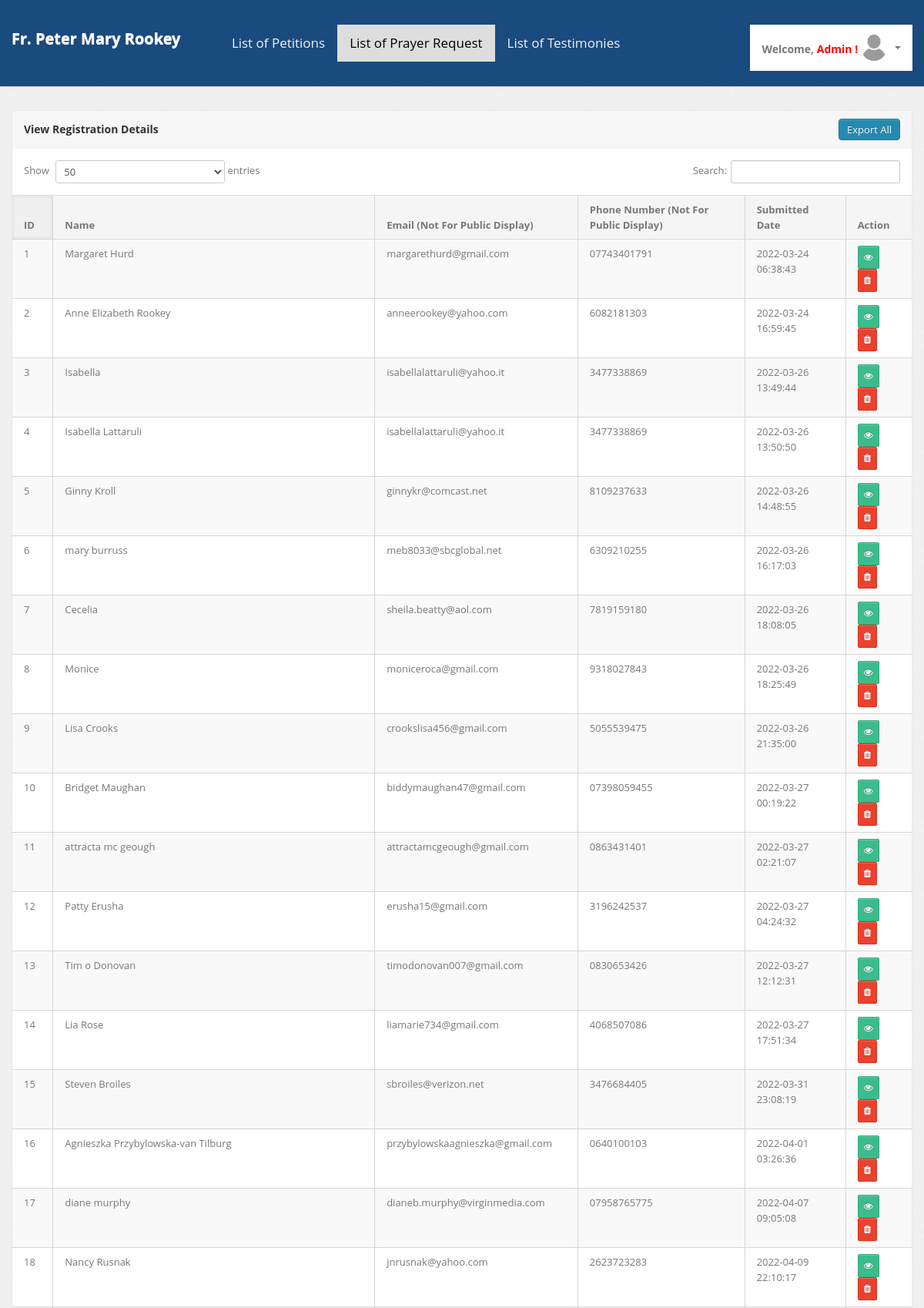
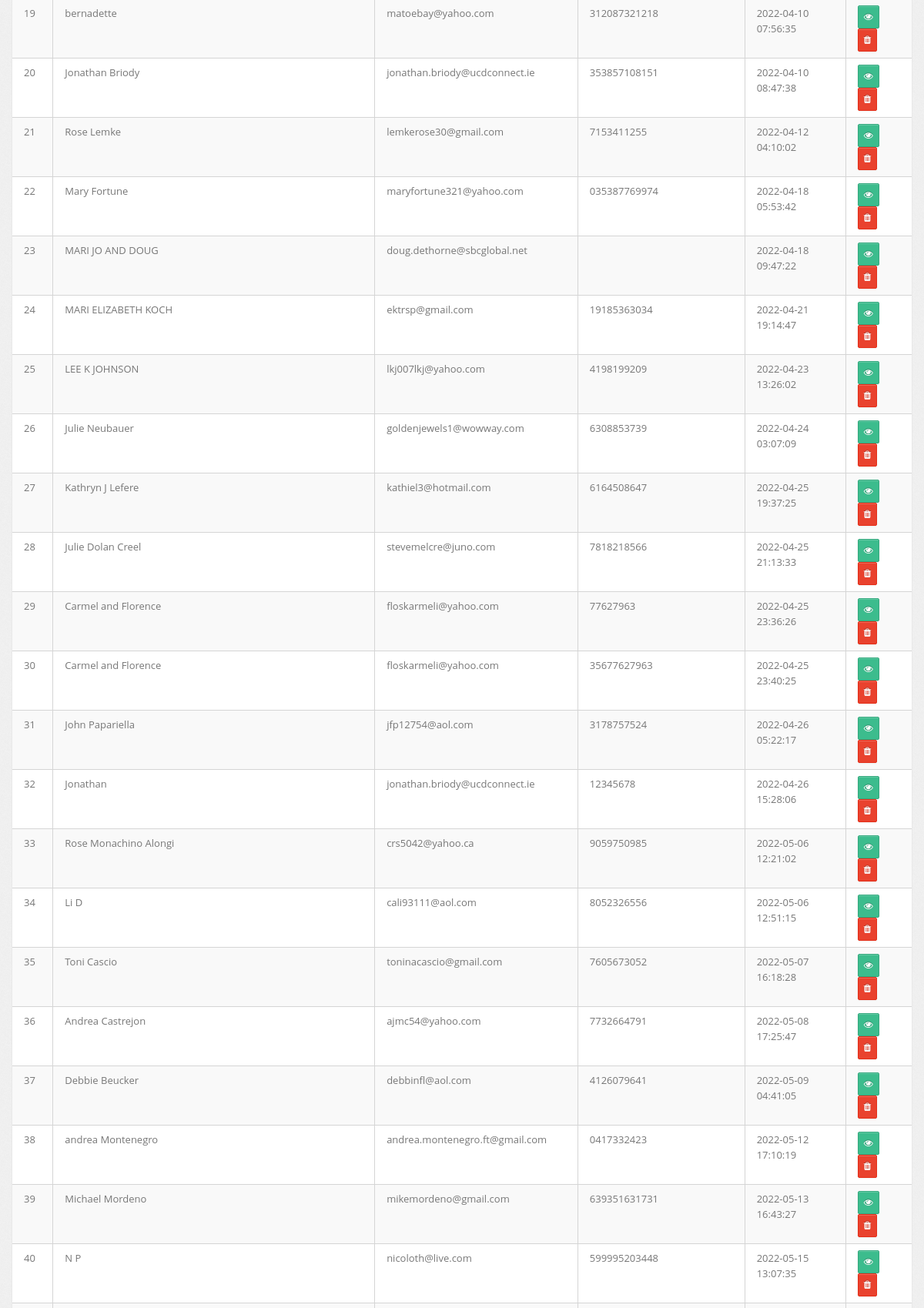
Screenshot of /admin-dashboard/prayer-request-list.php (signed in, upper part) with the database file from the repository (2 pictures, top to bottom).
### tables this page shows
CREATE TABLE IF NOT EXISTS `prayer_request` (
  `id` int unsigned NOT NULL AUTO_INCREMENT,
  `name` varchar(255) NOT NULL,
  `lname` varchar(255) DEFAULT NULL,
  `email` varchar(255) NOT NULL,
  `phone_number` varchar(50) DEFAULT NULL,
  `message` text,
  `created_at` timestamp NULL DEFAULT CURRENT_TIMESTAMP,
  PRIMARY KEY (`id`)
);

### admin-dashboard/prayer-request-list.php (the view, shortened to what this page needs)
<?php
    require('config.php');
?>
<!DOCTYPE html>
<html lang="en">
    <head>
        <link type="text/css" href="bootstrap/css/bootstrap.min.css" rel="stylesheet">
        <link type="text/css" href="bootstrap/css/bootstrap-responsive.min.css" rel="stylesheet">
        <link type="text/css" href="css/theme.css" rel="stylesheet">
        <link type="text/css" href="images/icons/css/font-awesome.css" rel="stylesheet">
        <link rel="stylesheet" href="https://cdnjs.cloudflare.com/ajax/libs/font-awesome/4.7.0/css/font-awesome.min.css">
    </head>
    <body>
        <div class="navbar navbar-fixed-top">
            <div class="navbar-inner">
               <?php include_once('top-header.php');?>
            </div>
        </div>
        <div class="wrapper">
            <div class="container">
                <div class="row">
                    <div class="span12">
                        <div class="content">
                            <div class="module">
                            	<div class="module-head">
                                  	<div class="flex-div title">
                                      <h3>View Registration Details</h3>
                                    </div>
                                  	<div class="flex-div button">
                                      <form method="post" action="export_prayer_request.php">
                                         <input type="submit" name="export" class="btn btn-primary export-btn" value="Export All">
                                      </form>
                                    </div>
								</div>
                                <div class="module-body table">
                                    <table id="example" class="display table table-bordered table-striped" width="100%" style="width:100%">
                                        <thead>
                                            <tr>
                                                <th>
                                                    ID
                                                </th>
                                                <th>
                                                    Name
                                                </th>
                                                <th>
                                                    Email (Not For Public Display)
                                                </th>
                                                <th style="width: 115px !important;">
                                                	Phone Number (Not For Public Display)
                                                </th>
                                                <th style="width: 100px !important;">
                                                	Submitted Date
                                                </th>
                                                 <th>Action</th>
                                            </tr>
                                        </thead>
                                        <tbody>
                                        	<?php	$i=1;
												$sql = "SELECT * FROM `prayer_request` ORDER BY `id` ASC  ";
                                                $query = $conn->query($sql);
												while($row = $query->fetch_assoc()) {
                                                        echo
                                                        "<tr>
                                                            <td>".$i."</td>
                                                            <td>".$row['name']."</td>
                                                            <td>".$row['email']."</td>
                                                            <td>".$row['phone_number']."</td>
                                                            <td>".$row['created_at']."</td>
                                                            <td>
                                                            <a href='prayer-request-view.php?id=".$row['id']."' class='btn btn-success btn-sm'  title='View'><i class='fa fa-eye' aria-hidden='true'></i></a>
                                                            <a href='prayer-request-delete.php?id=".$row['id']."' class='btn btn-danger btn-sm'  title='Delete'><i class='fa fa-trash' aria-hidden='true'></i></a>
                                                            </td>
                                                        </tr>";
													$i++;
												}
											?>
										</tbody>
                                    </table>
                                </div>
                            </div>
                        </div>
                    </div>
                </div>
            </div>
        </div>
	</body>
</html>

### rows the page displays
prayer_request: name "Margaret Hurd", email "margarethurd@gmail.com", phone_number "07743401791", created_at "2022-03-24 06:38:43"
prayer_request: name "Anne Elizabeth Rookey", email "anneerookey@yahoo.com", phone_number "6082181303", created_at "2022-03-24 16:59:45"
prayer_request: name "Isabella", email "isabellalattaruli@yahoo.it", phone_number "3477338869", created_at "2022-03-26 13:49:44"
prayer_request: name "Isabella Lattaruli", email "isabellalattaruli@yahoo.it", phone_number "3477338869", created_at "2022-03-26 13:50:50"
prayer_request: name "Ginny Kroll", email "ginnykr@comcast.net", phone_number "8109237633", created_at "2022-03-26 14:48:55"
prayer_request: name "mary burruss", email "meb8033@sbcglobal.net", phone_number "6309210255", created_at "2022-03-26 16:17:03"
prayer_request: name "Cecelia", email "sheila.beatty@aol.com", phone_number "7819159180", created_at "2022-03-26 18:08:05"
prayer_request: name "Monice", email "moniceroca@gmail.com", phone_number "9318027843", created_at "2022-03-26 18:25:49"
prayer_request: name "Lisa Crooks", email "crookslisa456@gmail.com", phone_number "5055539475", created_at "2022-03-26 21:35:00"
prayer_request: name "Bridget Maughan", email "biddymaughan47@gmail.com", phone_number "07398059455", created_at "2022-03-27 00:19:22"
prayer_request: name "attracta mc geough", email "attractamcgeough@gmail.com", phone_number "0863431401", created_at "2022-03-27 02:21:07"
prayer_request: name "Patty Erusha", email "erusha15@gmail.com", phone_number "3196242537", created_at "2022-03-27 04:24:32"
prayer_request: name "Tim o Donovan", email "timodonovan007@gmail.com", phone_number "0830653426", created_at "2022-03-27 12:12:31"
prayer_request: name "Lia Rose", email "liamarie734@gmail.com", phone_number "4068507086", created_at "2022-03-27 17:51:34"
prayer_request: name "Steven Broiles", email "sbroiles@verizon.net", phone_number "3476684405", created_at "2022-03-31 23:08:19"
prayer_request: name "Agnieszka Przybylowska-van Tilburg", email "przybylowskaagnieszka@gmail.com", phone_number "0640100103", created_at "2022-04-01 03:26:36"
prayer_request: name "diane murphy", email "dianeb.murphy@virginmedia.com", phone_number "07958765775", created_at "2022-04-07 09:05:08"
prayer_request: name "Nancy Rusnak", email "jnrusnak@yahoo.com", phone_number "2623723283", created_at "2022-04-09 22:10:17"
prayer_request: name "bernadette", email "matoebay@yahoo.com", phone_number "312087321218", created_at "2022-04-10 07:56:35"
prayer_request: name "Jonathan Briody", email "jonathan.briody@ucdconnect.ie", phone_number "353857108151", created_at "2022-04-10 08:47:38"
prayer_request: name "Rose Lemke", email "lemkerose30@gmail.com", phone_number "7153411255", created_at "2022-04-12 04:10:02"
prayer_request: name "Mary Fortune", email "maryfortune321@yahoo.com", phone_number "035387769974", created_at "2022-04-18 05:53:42"
prayer_request: name "MARI JO AND DOUG", email "doug.dethorne@sbcglobal.net", created_at "2022-04-18 09:47:22"
prayer_request: name "MARI ELIZABETH KOCH", email "ektrsp@gmail.com", phone_number "19185363034", created_at "2022-04-21 19:14:47"
prayer_request: name "LEE K JOHNSON", email "lkj007lkj@yahoo.com", phone_number "4198199209", created_at "2022-04-23 13:26:02"
prayer_request: name "Julie Neubauer", email "goldenjewels1@wowway.com", phone_number "6308853739", created_at "2022-04-24 03:07:09"
prayer_request: name "Kathryn J Lefere", email "kathiel3@hotmail.com", phone_number "6164508647", created_at "2022-04-25 19:37:25"
prayer_request: name "Julie Dolan Creel", email "stevemelcre@juno.com", phone_number "7818218566", created_at "2022-04-25 21:13:33"
prayer_request: name "Carmel and Florence", email "floskarmeli@yahoo.com", phone_number "77627963", created_at "2022-04-25 23:36:26"
prayer_request: name "Carmel and Florence", email "floskarmeli@yahoo.com", phone_number "35677627963", created_at "2022-04-25 23:40:25"
prayer_request: name "John Papariella", email "jfp12754@aol.com", phone_number "3178757524", created_at "2022-04-26 05:22:17"
prayer_request: name "Jonathan", email "jonathan.briody@ucdconnect.ie", phone_number "12345678", created_at "2022-04-26 15:28:06"
prayer_request: name "Rose Monachino Alongi", email "crs5042@yahoo.ca", phone_number "9059750985", created_at "2022-05-06 12:21:02"
prayer_request: name "Li D", email "cali93111@aol.com", phone_number "8052326556", created_at "2022-05-06 12:51:15"
prayer_request: name "Toni Cascio", email "toninacascio@gmail.com", phone_number "7605673052", created_at "2022-05-07 16:18:28"
prayer_request: name "Andrea Castrejon", email "ajmc54@yahoo.com", phone_number "7732664791", created_at "2022-05-08 17:25:47"
prayer_request: name "Debbie Beucker", email "debbinfl@aol.com", phone_number "4126079641", created_at "2022-05-09 04:41:05"
prayer_request: name "andrea Montenegro", email "andrea.montenegro.ft@gmail.com", phone_number "0417332423", created_at "2022-05-12 17:10:19"
prayer_request: name "Michael Mordeno", email "mikemordeno@gmail.com", phone_number "639351631731", created_at "2022-05-13 16:43:27"
prayer_request: name "N P", email "nicoloth@live.com", phone_number "599995203448", created_at "2022-05-15 13:07:35"

### other values shown
APPNAME "Fr. Peter Mary Rookey"
